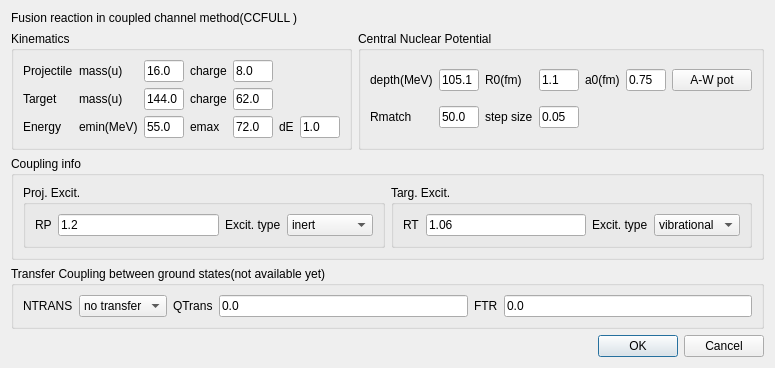
<?xml version="1.0" encoding="UTF-8"?>
<ui version="4.0">
 <class>Dialog</class>
 <widget class="QDialog" name="Dialog">
  <property name="geometry">
   <rect>
    <x>0</x>
    <y>0</y>
    <width>775</width>
    <height>321</height>
   </rect>
  </property>
  <property name="windowTitle">
   <string>Dialog</string>
  </property>
  <layout class="QVBoxLayout" name="verticalLayout_2">
   <item>
    <widget class="QLabel" name="label_head">
     <property name="text">
      <string>Fusion reaction in coupled channel method(CCFULL ) </string>
     </property>
    </widget>
   </item>
   <item>
    <layout class="QVBoxLayout" name="verticalLayout">
     <item>
      <layout class="QHBoxLayout" name="horizontalLayout_3">
       <item>
        <widget class="QGroupBox" name="groupBox_kin">
         <property name="title">
          <string>Kinematics</string>
         </property>
         <layout class="QGridLayout" name="gridLayout">
          <item row="1" column="0">
           <widget class="QLabel" name="label_2">
            <property name="text">
             <string>Projectile</string>
            </property>
           </widget>
          </item>
          <item row="1" column="3">
           <widget class="QLineEdit" name="lineEdit_ap">
            <property name="text">
             <string>16.0</string>
            </property>
           </widget>
          </item>
          <item row="3" column="0">
           <widget class="QLabel" name="label_4">
            <property name="text">
             <string>Energy</string>
            </property>
           </widget>
          </item>
          <item row="1" column="2">
           <widget class="QLabel" name="label_5">
            <property name="text">
             <string>mass(u)</string>
            </property>
           </widget>
          </item>
          <item row="3" column="2">
           <widget class="QLabel" name="label_9">
            <property name="text">
             <string>emin(MeV)</string>
            </property>
           </widget>
          </item>
          <item row="3" column="4">
           <widget class="QLabel" name="label_emax">
            <property name="text">
             <string>emax</string>
            </property>
           </widget>
          </item>
          <item row="3" column="6">
           <widget class="QLabel" name="label_11">
            <property name="text">
             <string>dE</string>
            </property>
           </widget>
          </item>
          <item row="1" column="4">
           <widget class="QLabel" name="label_6">
            <property name="text">
             <string>charge</string>
            </property>
           </widget>
          </item>
          <item row="3" column="7">
           <widget class="QLineEdit" name="lineEdit_dE">
            <property name="text">
             <string>1.0</string>
            </property>
           </widget>
          </item>
          <item row="3" column="5">
           <widget class="QLineEdit" name="lineEdit_emax">
            <property name="text">
             <string>72.0</string>
            </property>
           </widget>
          </item>
          <item row="2" column="3">
           <widget class="QLineEdit" name="lineEdit_at">
            <property name="text">
             <string>144.0</string>
            </property>
           </widget>
          </item>
          <item row="1" column="5">
           <widget class="QLineEdit" name="lineEdit_zp">
            <property name="text">
             <string>8.0</string>
            </property>
           </widget>
          </item>
          <item row="2" column="2">
           <widget class="QLabel" name="label_7">
            <property name="text">
             <string>mass(u)</string>
            </property>
           </widget>
          </item>
          <item row="2" column="4">
           <widget class="QLabel" name="label_8">
            <property name="text">
             <string>charge</string>
            </property>
           </widget>
          </item>
          <item row="3" column="3">
           <widget class="QLineEdit" name="lineEdit_emin">
            <property name="text">
             <string>55.0</string>
            </property>
           </widget>
          </item>
          <item row="2" column="0">
           <widget class="QLabel" name="label_3">
            <property name="text">
             <string>Target</string>
            </property>
           </widget>
          </item>
          <item row="2" column="5">
           <widget class="QLineEdit" name="lineEdit_zt">
            <property name="text">
             <string>62.0</string>
            </property>
           </widget>
          </item>
         </layout>
        </widget>
       </item>
       <item>
        <widget class="QGroupBox" name="groupBox_pot">
         <property name="title">
          <string>Central Nuclear Potential</string>
         </property>
         <layout class="QGridLayout" name="layout_pot">
          <item row="0" column="4">
           <widget class="QLabel" name="label_18">
            <property name="text">
             <string>a0(fm)</string>
            </property>
           </widget>
          </item>
          <item row="0" column="3">
           <widget class="QLineEdit" name="lineEdit_R0">
            <property name="text">
             <string>1.1</string>
            </property>
           </widget>
          </item>
          <item row="0" column="5">
           <widget class="QLineEdit" name="lineEdit_a0">
            <property name="text">
             <string>0.75</string>
            </property>
           </widget>
          </item>
          <item row="0" column="0">
           <widget class="QLabel" name="label_15">
            <property name="text">
             <string>depth(MeV)</string>
            </property>
           </widget>
          </item>
          <item row="0" column="2">
           <widget class="QLabel" name="label_17">
            <property name="text">
             <string>R0(fm)</string>
            </property>
           </widget>
          </item>
          <item row="0" column="1">
           <widget class="QLineEdit" name="lineEdit_V0">
            <property name="text">
             <string>105.1</string>
            </property>
           </widget>
          </item>
          <item row="0" column="6">
           <widget class="QPushButton" name="pushButton_AWpot">
            <property name="text">
             <string>A-W pot</string>
            </property>
           </widget>
          </item>
          <item row="1" column="0">
           <widget class="QLabel" name="label_13">
            <property name="text">
             <string>Rmatch</string>
            </property>
           </widget>
          </item>
          <item row="1" column="1">
           <widget class="QLineEdit" name="lineEdit_rmatch">
            <property name="text">
             <string>50.0</string>
            </property>
           </widget>
          </item>
          <item row="1" column="2">
           <widget class="QLabel" name="label_14">
            <property name="text">
             <string>step size</string>
            </property>
           </widget>
          </item>
          <item row="1" column="3">
           <widget class="QLineEdit" name="lineEdit_rstep">
            <property name="text">
             <string>0.05</string>
            </property>
           </widget>
          </item>
         </layout>
        </widget>
       </item>
      </layout>
     </item>
     <item>
      <widget class="QGroupBox" name="groupBox_coup">
       <property name="title">
        <string>Coupling info</string>
       </property>
       <layout class="QGridLayout" name="gridLayout_coup">
        <item row="0" column="0">
         <widget class="QGroupBox" name="groupBox_proj_ex">
          <property name="title">
           <string>Proj. Excit.</string>
          </property>
          <layout class="QGridLayout" name="gridLayout_3">
           <item row="0" column="0">
            <widget class="QLabel" name="label_12">
             <property name="text">
              <string>RP</string>
             </property>
            </widget>
           </item>
           <item row="0" column="1">
            <widget class="QLineEdit" name="lineEdit_Rp">
             <property name="text">
              <string>1.2</string>
             </property>
            </widget>
           </item>
           <item row="0" column="2">
            <widget class="QLabel" name="label_20">
             <property name="text">
              <string>Excit. type</string>
             </property>
            </widget>
           </item>
           <item row="0" column="3">
            <widget class="QComboBox" name="comboBox_proj_ex">
             <item>
              <property name="text">
               <string>inert</string>
              </property>
             </item>
             <item>
              <property name="text">
               <string>vibrational</string>
              </property>
             </item>
             <item>
              <property name="text">
               <string>rotational</string>
              </property>
             </item>
            </widget>
           </item>
          </layout>
         </widget>
        </item>
        <item row="0" column="1">
         <widget class="QGroupBox" name="groupBox_targ_ex">
          <property name="title">
           <string>Targ. Excit.</string>
          </property>
          <layout class="QGridLayout" name="gridLayout_2">
           <item row="0" column="2">
            <widget class="QLabel" name="label_22">
             <property name="text">
              <string>Excit. type</string>
             </property>
            </widget>
           </item>
           <item row="0" column="1">
            <widget class="QLineEdit" name="lineEdit_Rt">
             <property name="text">
              <string>1.06</string>
             </property>
            </widget>
           </item>
           <item row="0" column="0">
            <widget class="QLabel" name="label_19">
             <property name="text">
              <string>RT</string>
             </property>
            </widget>
           </item>
           <item row="0" column="3">
            <widget class="QComboBox" name="comboBox_targ_ex">
             <property name="currentIndex">
              <number>1</number>
             </property>
             <item>
              <property name="text">
               <string>inert</string>
              </property>
             </item>
             <item>
              <property name="text">
               <string>vibrational</string>
              </property>
             </item>
             <item>
              <property name="text">
               <string>rotational</string>
              </property>
             </item>
            </widget>
           </item>
          </layout>
         </widget>
        </item>
       </layout>
      </widget>
     </item>
     <item>
      <widget class="QGroupBox" name="groupBox_transf">
       <property name="title">
        <string>Transfer Coupling between ground states(not available yet)</string>
       </property>
       <layout class="QHBoxLayout" name="layout_transf">
        <item>
         <widget class="QLabel" name="label_16">
          <property name="text">
           <string>NTRANS</string>
          </property>
         </widget>
        </item>
        <item>
         <widget class="QComboBox" name="comboBox_ntrans">
          <item>
           <property name="text">
            <string>no transfer</string>
           </property>
          </item>
          <item>
           <property name="text">
            <string>transfer</string>
           </property>
          </item>
         </widget>
        </item>
        <item>
         <widget class="QLabel" name="label_23">
          <property name="text">
           <string>QTrans</string>
          </property>
         </widget>
        </item>
        <item>
         <widget class="QLineEdit" name="lineEdit_qtrans">
          <property name="text">
           <string>0.0</string>
          </property>
         </widget>
        </item>
        <item>
         <widget class="QLabel" name="label_21">
          <property name="text">
           <string>FTR</string>
          </property>
         </widget>
        </item>
        <item>
         <widget class="QLineEdit" name="lineEdit_ftrans">
          <property name="text">
           <string>0.0</string>
          </property>
         </widget>
        </item>
       </layout>
      </widget>
     </item>
    </layout>
   </item>
   <item>
    <widget class="QDialogButtonBox" name="buttonBox">
     <property name="orientation">
      <enum>Qt::Horizontal</enum>
     </property>
     <property name="standardButtons">
      <set>QDialogButtonBox::Cancel|QDialogButtonBox::Ok</set>
     </property>
    </widget>
   </item>
  </layout>
 </widget>
 <resources/>
 <connections>
  <connection>
   <sender>buttonBox</sender>
   <signal>accepted()</signal>
   <receiver>Dialog</receiver>
   <slot>accept()</slot>
   <hints>
    <hint type="sourcelabel">
     <x>248</x>
     <y>254</y>
    </hint>
    <hint type="destinationlabel">
     <x>157</x>
     <y>274</y>
    </hint>
   </hints>
  </connection>
  <connection>
   <sender>buttonBox</sender>
   <signal>rejected()</signal>
   <receiver>Dialog</receiver>
   <slot>reject()</slot>
   <hints>
    <hint type="sourcelabel">
     <x>316</x>
     <y>260</y>
    </hint>
    <hint type="destinationlabel">
     <x>286</x>
     <y>274</y>
    </hint>
   </hints>
  </connection>
 </connections>
</ui>
